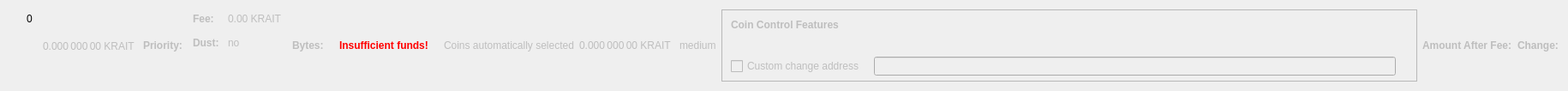
    <widget class="QWidget" name="dummyHideWidget" native="true">
     <property name="maximumSize">
      <size>
       <width>100</width>
       <height>22</height>
      </size>
     </property>
     <layout class="QHBoxLayout" name="dummyHideLayout">
      <item>
       <layout class="QFormLayout" name="formLayoutCoinControl1">
        <property name="horizontalSpacing">
         <number>10</number>
        </property>
        <property name="verticalSpacing">
         <number>14</number>
        </property>
        <property name="leftMargin">
         <number>10</number>
        </property>
        <property name="topMargin">
         <number>4</number>
        </property>
        <property name="rightMargin">
         <number>6</number>
        </property>
        <item row="0" column="1">
         <widget class="QLabel" name="labelCoinControlBytes">
          <property name="cursor">
           <cursorShape>IBeamCursor</cursorShape>
          </property>
          <property name="contextMenuPolicy">
           <enum>Qt::ActionsContextMenu</enum>
          </property>
          <property name="text">
           <string notr="true">0</string>
          </property>
          <property name="textInteractionFlags">
           <set>Qt::LinksAccessibleByMouse|Qt::TextSelectableByKeyboard|Qt::TextSelectableByMouse</set>
          </property>
         </widget>
        </item>
       </layout>
      </item>
      <item>
       <widget class="QLabel" name="labelCoinControlAfterFee">
        <property name="enabled">
         <bool>false</bool>
        </property>
        <property name="sizePolicy">
         <sizepolicy hsizetype="Fixed" vsizetype="Fixed">
          <horstretch>0</horstretch>
          <verstretch>0</verstretch>
         </sizepolicy>
        </property>
        <property name="minimumSize">
         <size>
          <width>111</width>
          <height>12</height>
         </size>
        </property>
        <property name="maximumSize">
         <size>
          <width>111</width>
          <height>12</height>
         </size>
        </property>
        <property name="cursor">
         <cursorShape>IBeamCursor</cursorShape>
        </property>
        <property name="contextMenuPolicy">
         <enum>Qt::ActionsContextMenu</enum>
        </property>
        <property name="text">
         <string notr="true">0.000 000 00 KRAIT</string>
        </property>
        <property name="textInteractionFlags">
         <set>Qt::LinksAccessibleByMouse|Qt::TextSelectableByKeyboard|Qt::TextSelectableByMouse</set>
        </property>
       </widget>
      </item>
      <item>
       <widget class="QLabel" name="labelCoinControlPriorityText">
        <property name="enabled">
         <bool>false</bool>
        </property>
        <property name="font">
         <font>
          <weight>75</weight>
          <bold>true</bold>
         </font>
        </property>
        <property name="text">
         <string>Priority:</string>
        </property>
       </widget>
      </item>
      <item>
       <layout class="QHBoxLayout" name="horizontalLayout"/>
      </item>
      <item>
       <layout class="QFormLayout" name="formLayoutCoinControl3">
        <property name="horizontalSpacing">
         <number>10</number>
        </property>
        <property name="verticalSpacing">
         <number>14</number>
        </property>
        <property name="leftMargin">
         <number>6</number>
        </property>
        <property name="topMargin">
         <number>4</number>
        </property>
        <property name="rightMargin">
         <number>6</number>
        </property>
        <item row="0" column="0">
         <widget class="QLabel" name="labelCoinControlFeeText">
          <property name="enabled">
           <bool>false</bool>
          </property>
          <property name="font">
           <font>
            <weight>75</weight>
            <bold>true</bold>
           </font>
          </property>
          <property name="text">
           <string>Fee:</string>
          </property>
          <property name="margin">
           <number>0</number>
          </property>
         </widget>
        </item>
        <item row="0" column="1">
         <widget class="QLabel" name="labelCoinControlFee">
          <property name="enabled">
           <bool>false</bool>
          </property>
          <property name="cursor">
           <cursorShape>IBeamCursor</cursorShape>
          </property>
          <property name="contextMenuPolicy">
           <enum>Qt::ActionsContextMenu</enum>
          </property>
          <property name="text">
           <string notr="true">0.00 KRAIT</string>
          </property>
          <property name="textInteractionFlags">
           <set>Qt::LinksAccessibleByMouse|Qt::TextSelectableByKeyboard|Qt::TextSelectableByMouse</set>
          </property>
         </widget>
        </item>
        <item row="1" column="0">
         <widget class="QLabel" name="labelCoinControlLowOutputText">
          <property name="enabled">
           <bool>false</bool>
          </property>
          <property name="font">
           <font>
            <weight>75</weight>
            <bold>true</bold>
           </font>
          </property>
          <property name="text">
           <string>Dust:</string>
          </property>
         </widget>
        </item>
        <item row="1" column="1">
         <widget class="QLabel" name="labelCoinControlLowOutput">
          <property name="enabled">
           <bool>false</bool>
          </property>
          <property name="cursor">
           <cursorShape>IBeamCursor</cursorShape>
          </property>
          <property name="contextMenuPolicy">
           <enum>Qt::ActionsContextMenu</enum>
          </property>
          <property name="text">
           <string>no</string>
          </property>
          <property name="textInteractionFlags">
           <set>Qt::LinksAccessibleByMouse|Qt::TextSelectableByKeyboard|Qt::TextSelectableByMouse</set>
          </property>
         </widget>
        </item>
       </layout>
      </item>
      <item>
       <widget class="QLabel" name="labelCoinControlBytesText">
        <property name="enabled">
         <bool>false</bool>
        </property>
        <property name="font">
         <font>
          <weight>75</weight>
          <bold>true</bold>
         </font>
        </property>
        <property name="text">
         <string>Bytes:</string>
        </property>
       </widget>
      </item>
      <item>
       <layout class="QFormLayout" name="formLayoutCoinControl2">
        <property name="horizontalSpacing">
         <number>10</number>
        </property>
        <property name="verticalSpacing">
         <number>14</number>
        </property>
        <property name="leftMargin">
         <number>6</number>
        </property>
        <property name="topMargin">
         <number>4</number>
        </property>
        <property name="rightMargin">
         <number>6</number>
        </property>
       </layout>
      </item>
      <item>
       <layout class="QHBoxLayout" name="horizontalLayoutCoinControl2">
        <property name="spacing">
         <number>8</number>
        </property>
        <property name="bottomMargin">
         <number>10</number>
        </property>
       </layout>
      </item>
      <item>
       <widget class="QLabel" name="labelCoinControlInsuffFunds">
        <property name="enabled">
         <bool>false</bool>
        </property>
        <property name="minimumSize">
         <size>
          <width>0</width>
          <height>0</height>
         </size>
        </property>
        <property name="font">
         <font>
          <weight>75</weight>
          <bold>true</bold>
         </font>
        </property>
        <property name="styleSheet">
         <string notr="true">color:red;font-weight:bold;</string>
        </property>
        <property name="text">
         <string>Insufficient funds!</string>
        </property>
        <property name="margin">
         <number>5</number>
        </property>
       </widget>
      </item>
      <item>
       <layout class="QFormLayout" name="formLayoutCoinControl4">
        <property name="horizontalSpacing">
         <number>10</number>
        </property>
        <property name="verticalSpacing">
         <number>14</number>
        </property>
        <property name="leftMargin">
         <number>6</number>
        </property>
        <property name="topMargin">
         <number>4</number>
        </property>
        <property name="rightMargin">
         <number>6</number>
        </property>
       </layout>
      </item>
      <item>
       <widget class="QLabel" name="labelCoinControlAutomaticallySelected">
        <property name="enabled">
         <bool>false</bool>
        </property>
        <property name="sizePolicy">
         <sizepolicy hsizetype="Fixed" vsizetype="Fixed">
          <horstretch>0</horstretch>
          <verstretch>0</verstretch>
         </sizepolicy>
        </property>
        <property name="minimumSize">
         <size>
          <width>0</width>
          <height>0</height>
         </size>
        </property>
        <property name="maximumSize">
         <size>
          <width>240</width>
          <height>16777215</height>
         </size>
        </property>
        <property name="text">
         <string>Coins automatically selected</string>
        </property>
        <property name="margin">
         <number>5</number>
        </property>
       </widget>
      </item>
      <item>
       <widget class="QLabel" name="labelCoinControlChange">
        <property name="enabled">
         <bool>false</bool>
        </property>
        <property name="sizePolicy">
         <sizepolicy hsizetype="Fixed" vsizetype="Fixed">
          <horstretch>0</horstretch>
          <verstretch>0</verstretch>
         </sizepolicy>
        </property>
        <property name="minimumSize">
         <size>
          <width>111</width>
          <height>0</height>
         </size>
        </property>
        <property name="maximumSize">
         <size>
          <width>111</width>
          <height>16777215</height>
         </size>
        </property>
        <property name="cursor">
         <cursorShape>IBeamCursor</cursorShape>
        </property>
        <property name="contextMenuPolicy">
         <enum>Qt::ActionsContextMenu</enum>
        </property>
        <property name="text">
         <string notr="true">0.000 000 00 KRAIT</string>
        </property>
        <property name="textInteractionFlags">
         <set>Qt::LinksAccessibleByMouse|Qt::TextSelectableByKeyboard|Qt::TextSelectableByMouse</set>
        </property>
       </widget>
      </item>
      <item>
       <widget class="QLabel" name="labelCoinControlPriority">
        <property name="enabled">
         <bool>false</bool>
        </property>
        <property name="cursor">
         <cursorShape>IBeamCursor</cursorShape>
        </property>
        <property name="contextMenuPolicy">
         <enum>Qt::ActionsContextMenu</enum>
        </property>
        <property name="text">
         <string>medium</string>
        </property>
        <property name="textInteractionFlags">
         <set>Qt::LinksAccessibleByMouse|Qt::TextSelectableByKeyboard|Qt::TextSelectableByMouse</set>
        </property>
       </widget>
      </item>
      <item>
       <widget class="QFrame" name="frameCoinControl">
        <property name="sizePolicy">
         <sizepolicy hsizetype="Expanding" vsizetype="Expanding">
          <horstretch>0</horstretch>
          <verstretch>0</verstretch>
         </sizepolicy>
        </property>
        <property name="maximumSize">
         <size>
          <width>16777215</width>
          <height>16777215</height>
         </size>
        </property>
        <property name="frameShape">
         <enum>QFrame::StyledPanel</enum>
        </property>
        <property name="frameShadow">
         <enum>QFrame::Sunken</enum>
        </property>
        <layout class="QVBoxLayout" name="verticalLayoutCoinControl2_2">
         <property name="spacing">
          <number>0</number>
         </property>
         <property name="leftMargin">
          <number>0</number>
         </property>
         <property name="topMargin">
          <number>0</number>
         </property>
         <property name="rightMargin">
          <number>0</number>
         </property>
         <property name="bottomMargin">
          <number>6</number>
         </property>
         <item>
          <layout class="QVBoxLayout" name="verticalLayoutCoinControl" stretch="0,0,0,1">
           <property name="spacing">
            <number>0</number>
           </property>
           <property name="leftMargin">
            <number>10</number>
           </property>
           <property name="topMargin">
            <number>10</number>
           </property>
           <item>
            <layout class="QHBoxLayout" name="horizontalLayoutCoinControl1">
             <property name="bottomMargin">
              <number>15</number>
             </property>
             <item>
              <widget class="QLabel" name="labelCoinControlFeatures">
               <property name="enabled">
                <bool>false</bool>
               </property>
               <property name="sizePolicy">
                <sizepolicy hsizetype="Preferred" vsizetype="Maximum">
                 <horstretch>0</horstretch>
                 <verstretch>0</verstretch>
                </sizepolicy>
               </property>
               <property name="font">
                <font>
                 <weight>75</weight>
                 <bold>true</bold>
                </font>
               </property>
               <property name="styleSheet">
                <string notr="true">font-weight:bold;</string>
               </property>
               <property name="text">
                <string>Coin Control Features</string>
               </property>
              </widget>
             </item>
            </layout>
           </item>
           <item>
            <widget class="QWidget" name="widgetCoinControl" native="true">
             <property name="sizePolicy">
              <sizepolicy hsizetype="Preferred" vsizetype="Preferred">
               <horstretch>0</horstretch>
               <verstretch>0</verstretch>
              </sizepolicy>
             </property>
             <property name="minimumSize">
              <size>
               <width>0</width>
               <height>0</height>
              </size>
             </property>
             <property name="styleSheet">
              <string notr="true"/>
             </property>
             <layout class="QHBoxLayout" name="horizontalLayoutCoinControl5_2">
              <property name="leftMargin">
               <number>0</number>
              </property>
              <property name="topMargin">
               <number>0</number>
              </property>
              <property name="rightMargin">
               <number>0</number>
              </property>
              <property name="bottomMargin">
               <number>0</number>
              </property>
              <item>
               <layout class="QHBoxLayout" name="horizontalLayoutCoinControl3">
                <property name="spacing">
                 <number>20</number>
                </property>
                <property name="topMargin">
                 <number>0</number>
                </property>
                <property name="bottomMargin">
                 <number>10</number>
                </property>
               </layout>
              </item>
             </layout>
            </widget>
           </item>
           <item>
            <layout class="QHBoxLayout" name="horizontalLayoutCoinControl4" stretch="0,0,0">
             <property name="spacing">
              <number>12</number>
             </property>
             <property name="sizeConstraint">
              <enum>QLayout::SetDefaultConstraint</enum>
             </property>
             <property name="topMargin">
              <number>5</number>
             </property>
             <property name="rightMargin">
              <number>5</number>
             </property>
             <item>
              <widget class="QCheckBox" name="checkBoxCoinControlChange">
               <property name="enabled">
                <bool>false</bool>
               </property>
               <property name="toolTip">
                <string>If this is activated, but the change address is empty or invalid, change will be sent to a newly generated address.</string>
               </property>
               <property name="text">
                <string>Custom change address</string>
               </property>
              </widget>
             </item>
             <item>
              <widget class="QValidatedLineEdit" name="lineEditCoinControlChange">
               <property name="enabled">
                <bool>false</bool>
               </property>
               <property name="sizePolicy">
                <sizepolicy hsizetype="Expanding" vsizetype="Fixed">
                 <horstretch>0</horstretch>
                 <verstretch>0</verstretch>
                </sizepolicy>
               </property>
              </widget>
             </item>
             <item>
              <widget class="QLabel" name="labelCoinControlChangeLabel_2">
               <property name="sizePolicy">
                <sizepolicy hsizetype="Preferred" vsizetype="Expanding">
                 <horstretch>0</horstretch>
                 <verstretch>0</verstretch>
                </sizepolicy>
               </property>
               <property name="minimumSize">
                <size>
                 <width>0</width>
                 <height>0</height>
                </size>
               </property>
               <property name="text">
                <string/>
               </property>
               <property name="margin">
                <number>3</number>
               </property>
              </widget>
             </item>
            </layout>
           </item>
           <item>
            <spacer name="verticalSpacerCoinControl">
             <property name="orientation">
              <enum>Qt::Vertical</enum>
             </property>
             <property name="sizeHint" stdset="0">
              <size>
               <width>800</width>
               <height>1</height>
              </size>
             </property>
            </spacer>
           </item>
          </layout>
         </item>
        </layout>
       </widget>
      </item>
      <item>
       <widget class="QLabel" name="labelCoinControlAfterFeeText">
        <property name="enabled">
         <bool>false</bool>
        </property>
        <property name="minimumSize">
         <size>
          <width>0</width>
          <height>0</height>
         </size>
        </property>
        <property name="maximumSize">
         <size>
          <width>16777215</width>
          <height>16777215</height>
         </size>
        </property>
        <property name="font">
         <font>
          <weight>75</weight>
          <bold>true</bold>
         </font>
        </property>
        <property name="text">
         <string>Amount After Fee:</string>
        </property>
        <property name="alignment">
         <set>Qt::AlignLeading|Qt::AlignLeft|Qt::AlignVCenter</set>
        </property>
        <property name="margin">
         <number>0</number>
        </property>
       </widget>
      </item>
      <item>
       <widget class="QLabel" name="labelCoinControlChangeText">
        <property name="enabled">
         <bool>false</bool>
        </property>
        <property name="sizePolicy">
         <sizepolicy hsizetype="Preferred" vsizetype="Preferred">
          <horstretch>0</horstretch>
          <verstretch>0</verstretch>
         </sizepolicy>
        </property>
        <property name="minimumSize">
         <size>
          <width>0</width>
          <height>0</height>
         </size>
        </property>
        <property name="maximumSize">
         <size>
          <width>16777215</width>
          <height>16777215</height>
         </size>
        </property>
        <property name="font">
         <font>
          <weight>75</weight>
          <bold>true</bold>
         </font>
        </property>
        <property name="text">
         <string>Change:</string>
        </property>
        <property name="alignment">
         <set>Qt::AlignLeading|Qt::AlignLeft|Qt::AlignVCenter</set>
        </property>
       </widget>
      </item>
     </layout>
    </widget>
